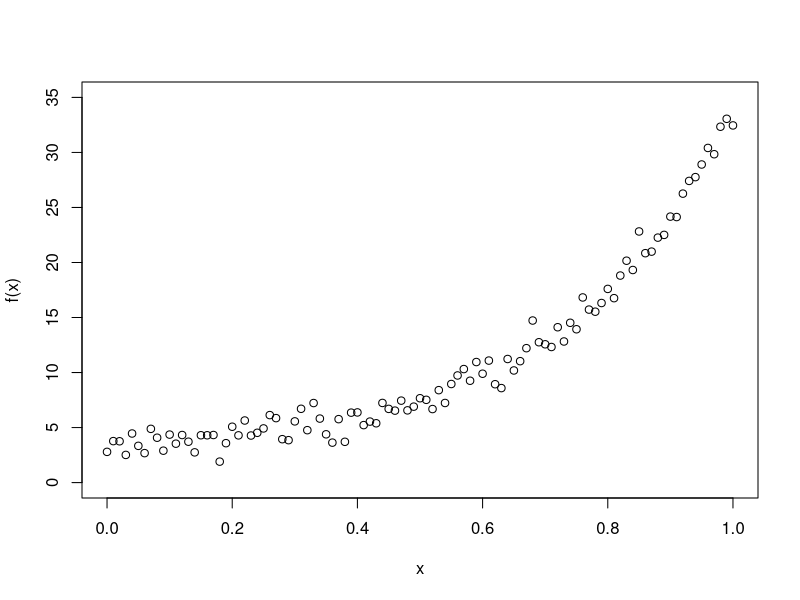
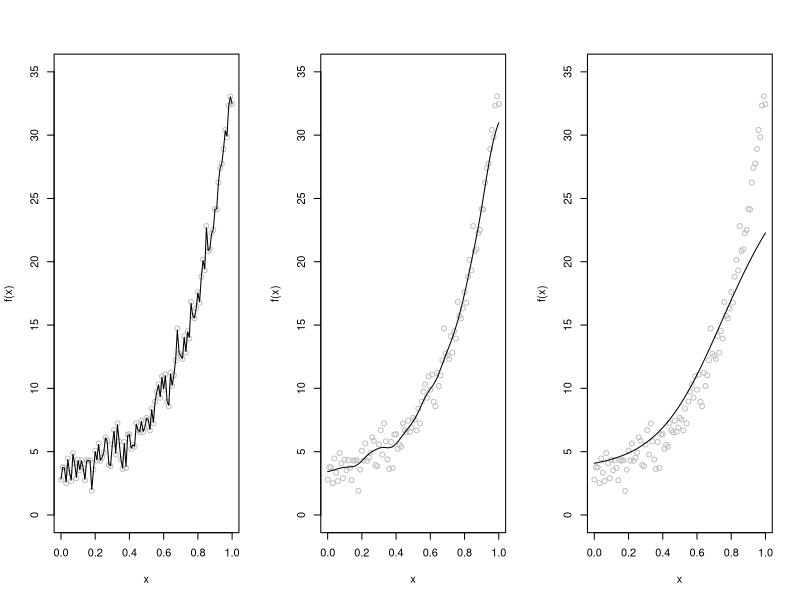
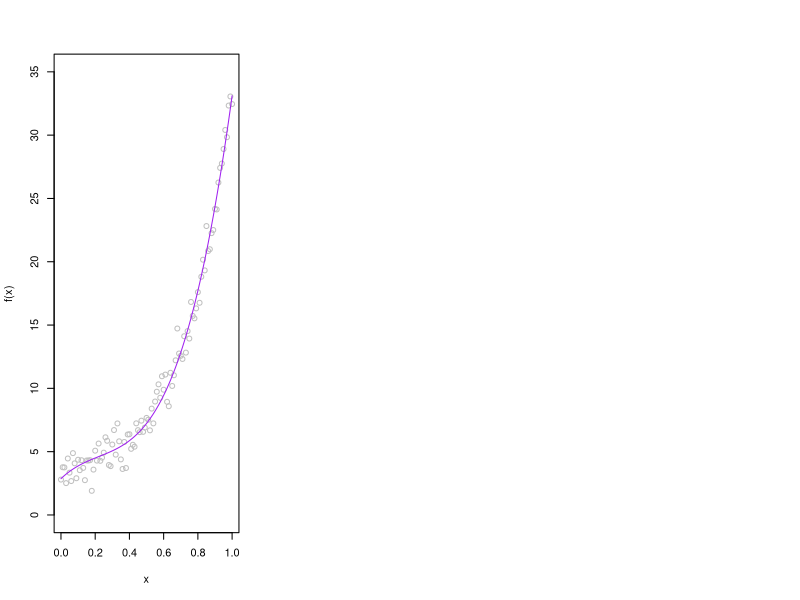

Here is the R script that generated these plots, in order:
## ---- chunk 1
knitr::opts_chunk$set(echo = TRUE)
library(splines)
## ---- chunk 2
b0 = 2.2
b1 = 1.77
b2 = 2.16
x = seq(from = 0, to = 1, by = 0.01)
n = length(x)
f = b0 + exp(b1**b2*x)
y = f + rnorm(n, mean = 0, sd = 1)
plot(x, y, xlab = "x", ylab = "f(x)", ylim = c(0, 35))
## ---- chunk 3
par(mfrow = c(1, 3))
for (bw in c(0.01, 0.1, 0.5)) {
  plot(x, y, xlab = "x", col = grey(0.75), ylab = "f(x)", ylim = c(0, 35))
  lines(ksmooth(x, y, kernel = "normal", bandwidth = bw))
}
## ---- chunk 4
regr_splines = lm(y ~ bs(x, 0.1))

plot(x, y, xlab = "x", col = grey(0.75), ylab = "f(x)", ylim = c(0, 35))
lines(predict(regr_splines) ~ x, col = "purple")
